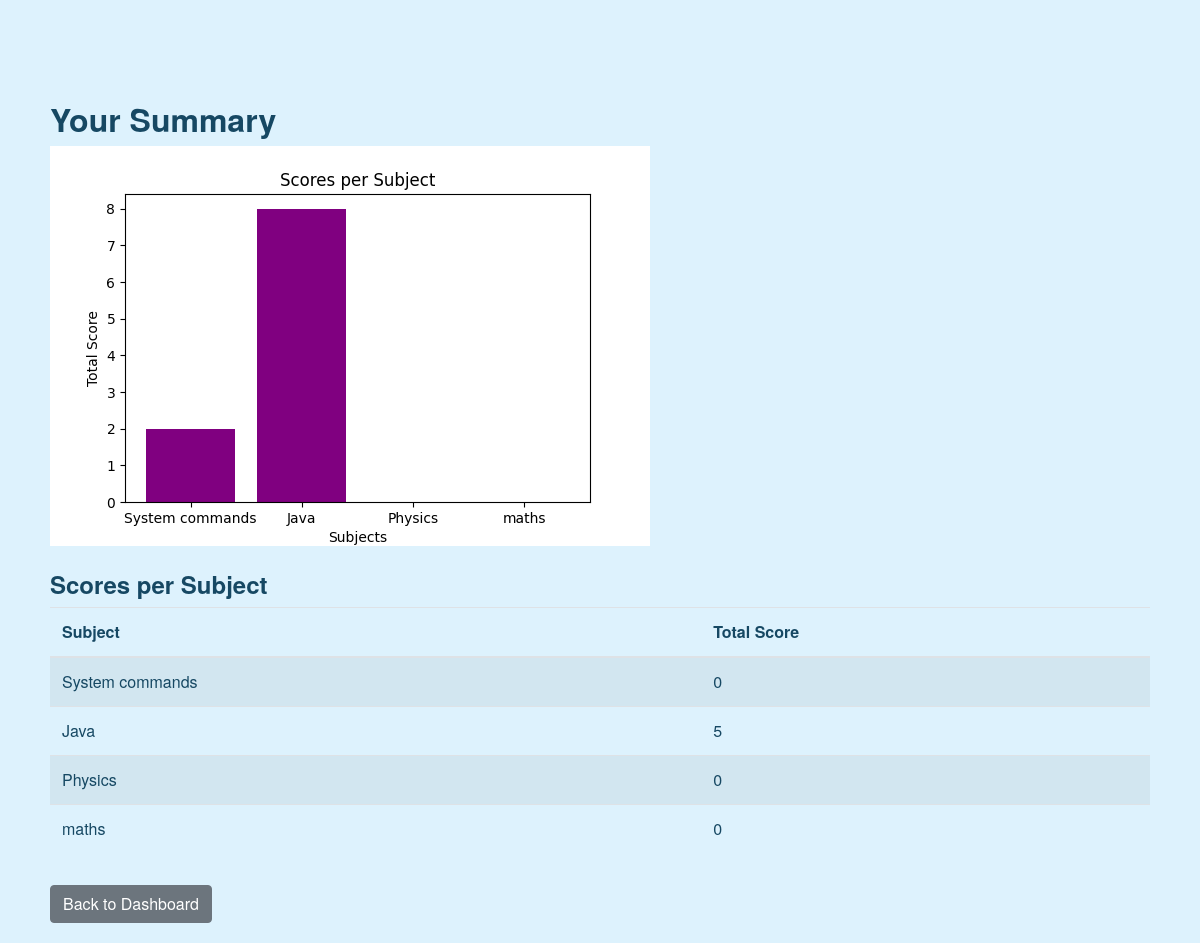
Screenshot of /user/summary (signed in) with the database file from the repository.
### controllers/models.py (models this page shows, shortened)
class Subject(db.Model):
    __tablename__ = 'subjects'
    id = db.Column(db.Integer, primary_key=True)
    name = db.Column(db.String(100), unique=True, nullable=False)
    description = db.Column(db.Text)
    chapters = db.relationship('Chapter', backref='subject', lazy=True)#related data is loaded when accessed by chapter

### controllers/user_routes.py (the view)
    @app.route('/user/summary')
    def user_summary():
        if 'user_id' not in session:
            flash("Please log in first.", "warning")
            return redirect(url_for('login'))
        if session.get('role') == 'Admin':
            flash("Admins cannot access user summary.", "danger")
            return redirect(url_for('admin_dashboard'))
        user_id = session['user_id']
        subjects = Subject.query.all()
        subject_names = []
        total= []
        for sub in subjects:
            sum = 0
            for chap in sub.chapters:
                for quiz in chap.quizzes:
                    for i in quiz.scores:
                        if i.user_id == user_id:
                            sum += i.total_scored
            subject_names.append(sub.name)
            total.append(sum)
        plt.clf()
        fig, ax = plt.subplots(figsize=(6,4))
        ax.bar(subject_names, total, color='purple')
        ax.set_xlabel("Subjects")
        ax.set_ylabel("Total Score")
        ax.set_title("Scores per Subject")
        user_chartpath = 'static/user_summary.png'
        plt.savefig(user_chartpath)
        plt.close(fig)
        user_summary = []
        for i, subj_name in enumerate(subject_names):
            user_summary.append({'subject': subj_name,'score': total[i] })
        return render_template('user_summary.html', user_chart_path=user_chartpath,user_summary_data=user_summary)

### templates/user_summary.html (shortened to what this page needs)
{% extends 'base.html' %}
{% block content %}
<div class="container mt-4">
  <h2>Your Summary</h2>
  <div class="mb-4">
    <img src="{{ url_for('static', filename='user_summary.png') }}"
    alt="User Summary Chart" class="img-fluid">
  </div>
  <h4>Scores per Subject</h4>
  <table class="table table-striped">
    <thead>
      <tr>
        <th>Subject</th>
        <th>Total Score</th>
      </tr>
    </thead>
    <tbody>
      {% for row in user_summary_data %}
      <tr>
        <td>{{ row.subject }}</td>
        <td>{{ row.score }}</td>
      </tr>
      {% endfor %}
    </tbody>
  </table>
  <a href="{{ url_for('user_dashboard') }}" class="btn btn-secondary mt-3">Back to Dashboard</a>
</div>
{% endblock %}

### static/styles.css (style rules this page uses)
body { background-color: #DDF2FD; font-family: 'Helvetica Neue', Helvetica, Arial, sans-serif; color: #164863; margin: 0; padding: 0; }
.container { padding: 20px; margin-top: 20px; }
h1, h2, h3, h4, h5, h6 { color: #164863; font-weight: bold; }

### rows the page displays
Subject: subject "System commands", score "0"
Subject: subject "Java", score "5"
Subject: subject "Physics", score "0"
Subject: subject "maths", score "0"
